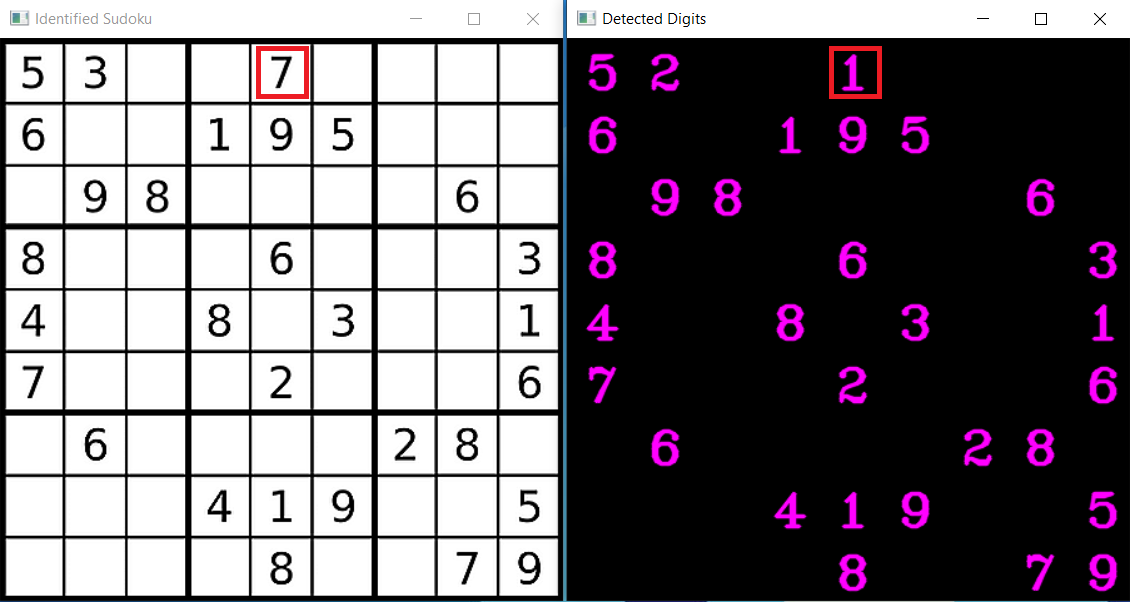
#> input picture misclassification_example.png, 1130 x 604 px
$ python -i image_utils.py   (imports and definitions only)
#> lines starting #> are read from the running program, lines starting #| are printed output that depends on the picture; after the words box and inside, x2 and y2 are one past the last pixel; in counts of white or black regions, pixels touching at a corner belong together
#> further down, picture is the input picture: shape (604, 1130, 3); mean B, G, R 120.9, 115.1, 121
import numpy as np
import cv2

# [12 lines left out: function read_and_prepare, not called in this run]

def preprocess(img):

    """
        1. Convert to grayscale
        2. Add Gaussian blur to reduce noise
        3. Add Adaptive Threshold to create a binary image
    """

    imgGray = cv2.cvtColor(img, cv2.COLOR_BGR2GRAY)
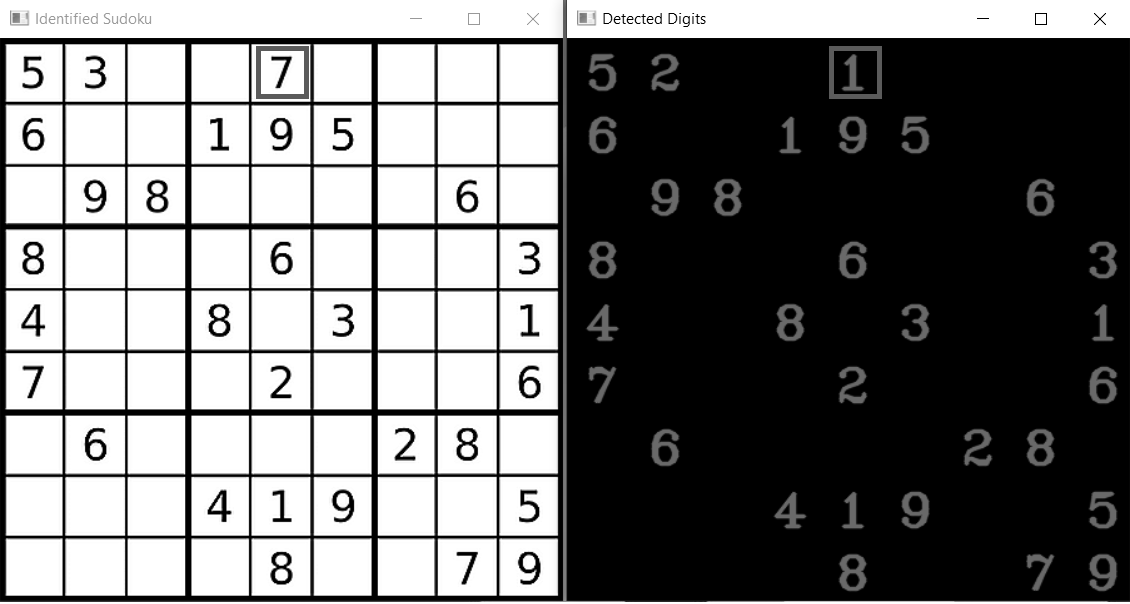
#> imgGray: shape (604, 1130); min 0, max 255, mean 117.5
    imgBlur = cv2.GaussianBlur(imgGray, (5, 5), 1)
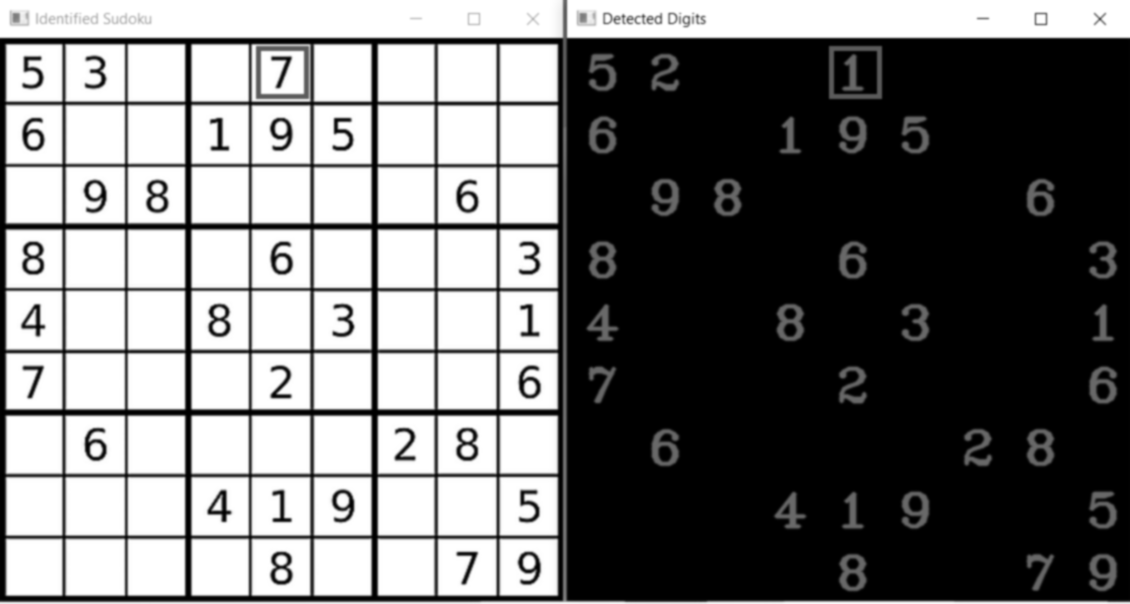
#> imgBlur: shape (604, 1130); min 0, max 255, mean 117.5
    imgThreshold = cv2.adaptiveThreshold(imgBlur, 255, 1, 1, 11, 2)
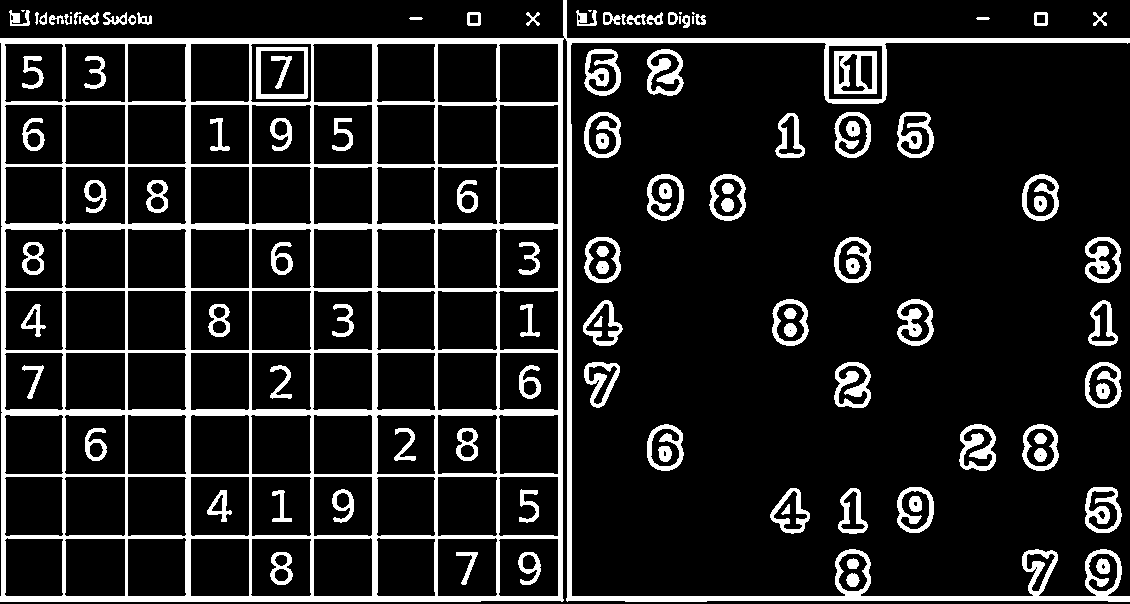
#> imgThreshold: shape (604, 1130); 13.9% white; 112 white regions (8 under 20 px), largest, box (x1, y1, x2, y2) and area: (0, 0, 1130, 602) 60024, (834, 51, 877, 94) 1085, (647, 49, 684, 96) 920

    return imgThreshold

def sharpen(img) :
    sharpen_kernel = np.array([[0,-1,0], [-1,5,-1], [0,-1,0]])
    return cv2.filter2D(img, -1, sharpen_kernel)

# [6 lines left out: function find_contours, not called in this run]

def draw_all_contours(img, contours, color, thickness=3) :
    return cv2.drawContours(img, contours, -1, color, thickness)

# [116 lines left out: functions find_biggest_contours, reorder_for_warp_perspective, default_warp, split_into_boxes, display_result, draw_grid, not called in this run]

>>> import cv2
>>> picture = cv2.imread('misclassification_example.png')
>>> result = preprocess(picture)
